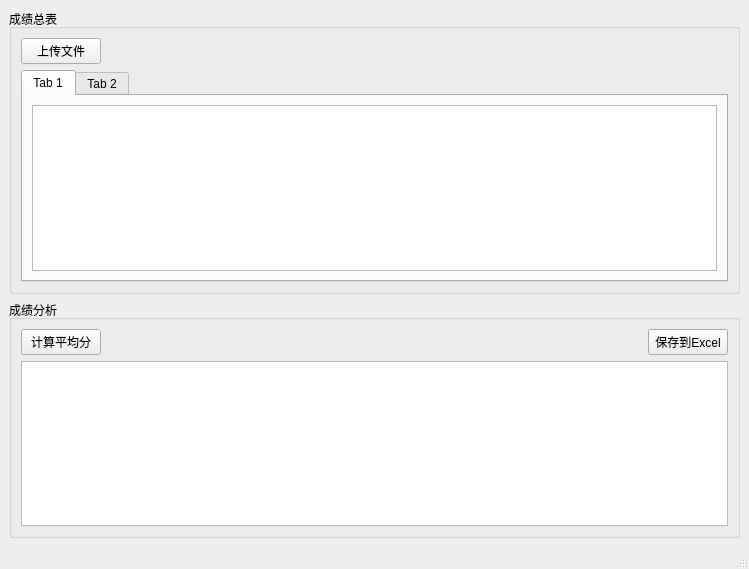
<?xml version="1.0" encoding="UTF-8"?>
<ui version="4.0">
 <class>MainWindow</class>
 <widget class="QMainWindow" name="MainWindow">
  <property name="geometry">
   <rect>
    <x>0</x>
    <y>0</y>
    <width>749</width>
    <height>569</height>
   </rect>
  </property>
  <property name="windowTitle">
   <string>MainWindow</string>
  </property>
  <widget class="QWidget" name="centralwidget">
   <layout class="QVBoxLayout" name="verticalLayout">
    <item>
     <widget class="QGroupBox" name="groupBox">
      <property name="title">
       <string>成绩总表</string>
      </property>
      <layout class="QVBoxLayout" name="verticalLayout_2">
       <item>
        <layout class="QHBoxLayout" name="horizontalLayout">
         <item>
          <widget class="QPushButton" name="pushButton">
           <property name="text">
            <string>上传文件</string>
           </property>
          </widget>
         </item>
         <item>
          <spacer name="horizontalSpacer">
           <property name="orientation">
            <enum>Qt::Horizontal</enum>
           </property>
           <property name="sizeHint" stdset="0">
            <size>
             <width>40</width>
             <height>20</height>
            </size>
           </property>
          </spacer>
         </item>
        </layout>
       </item>
       <item>
        <widget class="QTabWidget" name="tabWidget">
         <property name="currentIndex">
          <number>0</number>
         </property>
         <widget class="QWidget" name="tab">
          <attribute name="title">
           <string>Tab 1</string>
          </attribute>
          <layout class="QVBoxLayout" name="verticalLayout_4">
           <item>
            <widget class="QTableWidget" name="tableWidget"/>
           </item>
          </layout>
         </widget>
         <widget class="QWidget" name="tab_2">
          <attribute name="title">
           <string>Tab 2</string>
          </attribute>
          <layout class="QVBoxLayout" name="verticalLayout_5">
           <item>
            <widget class="QTableWidget" name="tableWidget_3"/>
           </item>
          </layout>
         </widget>
        </widget>
       </item>
      </layout>
     </widget>
    </item>
    <item>
     <widget class="QGroupBox" name="groupBox_2">
      <property name="title">
       <string>成绩分析</string>
      </property>
      <layout class="QVBoxLayout" name="verticalLayout_3">
       <item>
        <layout class="QHBoxLayout" name="horizontalLayout_2" stretch="1,10,1">
         <item>
          <widget class="QPushButton" name="CaculateAverageScoreButton">
           <property name="text">
            <string>计算平均分</string>
           </property>
          </widget>
         </item>
         <item>
          <spacer name="horizontalSpacer_2">
           <property name="orientation">
            <enum>Qt::Horizontal</enum>
           </property>
           <property name="sizeHint" stdset="0">
            <size>
             <width>40</width>
             <height>20</height>
            </size>
           </property>
          </spacer>
         </item>
         <item>
          <widget class="QPushButton" name="SaveToExcel">
           <property name="text">
            <string>保存到Excel</string>
           </property>
          </widget>
         </item>
        </layout>
       </item>
       <item>
        <widget class="QTableWidget" name="tableWidget_2">
         <attribute name="verticalHeaderCascadingSectionResizes">
          <bool>false</bool>
         </attribute>
         <attribute name="verticalHeaderStretchLastSection">
          <bool>false</bool>
         </attribute>
        </widget>
       </item>
      </layout>
     </widget>
    </item>
   </layout>
  </widget>
  <widget class="QStatusBar" name="statusbar"/>
  <widget class="QMenuBar" name="menuBar">
   <property name="geometry">
    <rect>
     <x>0</x>
     <y>0</y>
     <width>749</width>
     <height>18</height>
    </rect>
   </property>
  </widget>
 </widget>
 <resources/>
 <connections/>
</ui>
